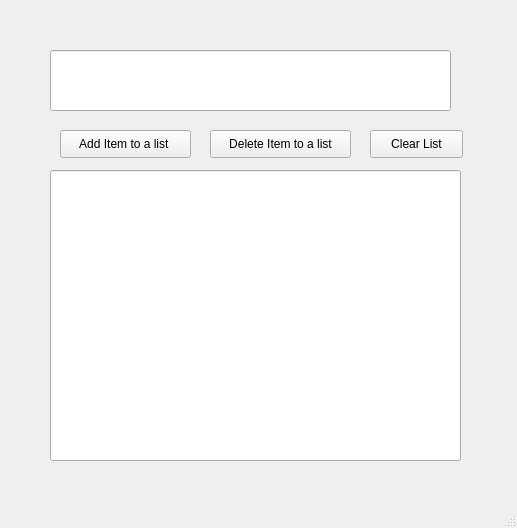
<?xml version="1.0" encoding="UTF-8"?>
<ui version="4.0">
 <class>MainWindow</class>
 <widget class="QMainWindow" name="MainWindow">
  <property name="geometry">
   <rect>
    <x>0</x>
    <y>0</y>
    <width>517</width>
    <height>528</height>
   </rect>
  </property>
  <property name="windowTitle">
   <string>MainWindow</string>
  </property>
  <widget class="QWidget" name="centralwidget">
   <widget class="QPushButton" name="add_item_pushbutton">
    <property name="geometry">
     <rect>
      <x>60</x>
      <y>130</y>
      <width>131</width>
      <height>28</height>
     </rect>
    </property>
    <property name="text">
     <string>Add Item to a list </string>
    </property>
   </widget>
   <widget class="QPushButton" name="delete_item_pushbuuton">
    <property name="geometry">
     <rect>
      <x>210</x>
      <y>130</y>
      <width>141</width>
      <height>28</height>
     </rect>
    </property>
    <property name="text">
     <string>Delete Item to a list</string>
    </property>
   </widget>
   <widget class="QPushButton" name="clear_item_pushbutton">
    <property name="geometry">
     <rect>
      <x>370</x>
      <y>130</y>
      <width>93</width>
      <height>28</height>
     </rect>
    </property>
    <property name="text">
     <string>Clear List</string>
    </property>
   </widget>
   <widget class="QLineEdit" name="mylist_listWidget">
    <property name="geometry">
     <rect>
      <x>50</x>
      <y>170</y>
      <width>411</width>
      <height>291</height>
     </rect>
    </property>
   </widget>
   <widget class="QLineEdit" name="addItem_lineEdit">
    <property name="geometry">
     <rect>
      <x>50</x>
      <y>50</y>
      <width>401</width>
      <height>61</height>
     </rect>
    </property>
   </widget>
  </widget>
  <widget class="QMenuBar" name="menubar">
   <property name="geometry">
    <rect>
     <x>0</x>
     <y>0</y>
     <width>517</width>
     <height>26</height>
    </rect>
   </property>
  </widget>
  <widget class="QStatusBar" name="statusbar"/>
 </widget>
 <resources/>
 <connections/>
</ui>
